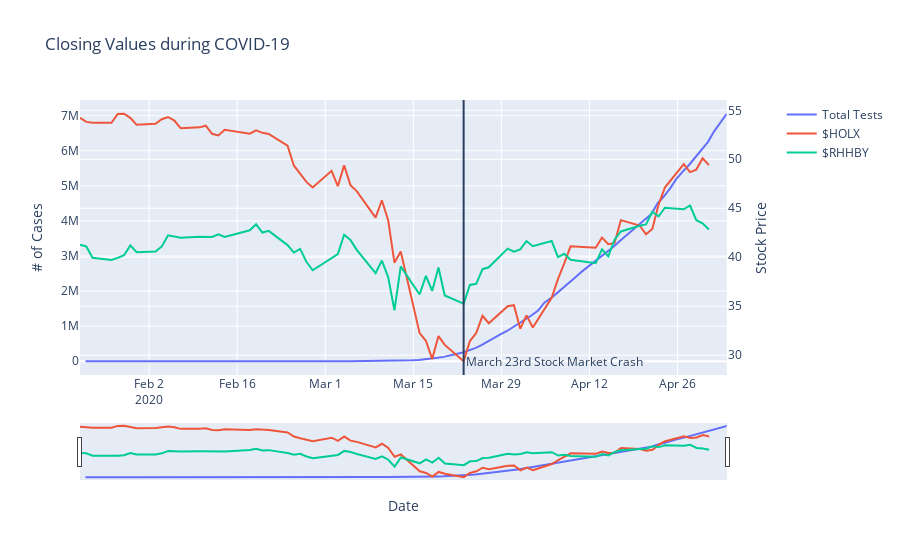

The notebook cell this image was saved under:
### Code cell
fig = make_subplots(specs=[[{"secondary_y": True}]])

# total cases
fig.add_trace(go.Scatter(x=df_states_daily['dateChecked'], y=df_states_daily['totalTestResults'],
                    mode='lines',
                    name='Total Tests'),
             secondary_y=False,)
# HOLX price 
fig.add_trace(go.Scatter(x=df_HOLX.index, y=df_HOLX['Close'],
                    mode='lines',
                    name='$HOLX'),
             secondary_y=True,)


# RHHBY Price
fig.add_trace(go.Scatter(x=df_RHHBY.index, y=df_RHHBY['Close'],
                    mode='lines',
                    name='$RHHBY'),
             secondary_y=True,)

# fig.add_trace(go.Scatter(x=df_TMO.index, y=df_TMO['Close'],
#                     mode='lines',
#                     name='$TMO'),
#              secondary_y=True,)

# fig.add_trace(go.Scatter(x=df_LH.index, y=df_LH['Close'],
#                     mode='lines',
#                     name='$LH'),
#              secondary_y=True,)
# fig.add_trace(go.Scatter(x=df_ABT.index, y=df_ABT['Close'],
#                     mode='lines',
#                     name='$ABT'),
#              secondary_y=True,)

# creat market crash line 
fig.update_layout(
    title_text="Closing Values during COVID-19",
    showlegend=True,
    shapes = [dict(
        x0='2020-03-23', x1='2020-03-23', y0=0, y1=1, xref='x', yref='paper',
        line_width=2)],
    annotations=[dict(
        x='2020-03-23', y=0.05, xref='x', yref='paper',
        showarrow=False, arrowhead=7, xanchor='left',yanchor="middle", text='March 23rd Stock Market Crash')]
)
# update labels 
fig.update_xaxes(title_text="Date", rangeslider_visible=True)
fig.update_yaxes(title_text="# of Cases", secondary_y=False)
fig.update_yaxes(title_text="Stock Price", secondary_y=True)



fig.show()
